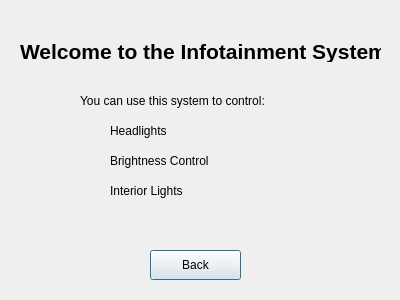
<?xml version="1.0" encoding="UTF-8"?>
<ui version="4.0">
 <class>About</class>
 <widget class="QDialog" name="About">
  <property name="geometry">
   <rect>
    <x>0</x>
    <y>0</y>
    <width>400</width>
    <height>300</height>
   </rect>
  </property>
  <property name="windowTitle">
   <string>Dialog</string>
  </property>
  <widget class="QPushButton" name="backButton">
   <property name="geometry">
    <rect>
     <x>150</x>
     <y>250</y>
     <width>91</width>
     <height>30</height>
    </rect>
   </property>
   <property name="text">
    <string>Back</string>
   </property>
  </widget>
  <widget class="QLabel" name="label">
   <property name="geometry">
    <rect>
     <x>20</x>
     <y>40</y>
     <width>361</width>
     <height>22</height>
    </rect>
   </property>
   <property name="font">
    <font>
     <pointsize>16</pointsize>
     <bold>true</bold>
    </font>
   </property>
   <property name="text">
    <string>Welcome to the Infotainment System</string>
   </property>
  </widget>
  <widget class="QLabel" name="label_2">
   <property name="geometry">
    <rect>
     <x>80</x>
     <y>90</y>
     <width>251</width>
     <height>22</height>
    </rect>
   </property>
   <property name="text">
    <string>You can use this system to control:</string>
   </property>
  </widget>
  <widget class="QLabel" name="label_3">
   <property name="geometry">
    <rect>
     <x>110</x>
     <y>120</y>
     <width>91</width>
     <height>22</height>
    </rect>
   </property>
   <property name="text">
    <string>Headlights</string>
   </property>
  </widget>
  <widget class="QLabel" name="label_4">
   <property name="geometry">
    <rect>
     <x>110</x>
     <y>150</y>
     <width>141</width>
     <height>22</height>
    </rect>
   </property>
   <property name="text">
    <string>Brightness Control</string>
   </property>
  </widget>
  <widget class="QLabel" name="label_5">
   <property name="geometry">
    <rect>
     <x>110</x>
     <y>180</y>
     <width>101</width>
     <height>22</height>
    </rect>
   </property>
   <property name="text">
    <string>Interior Lights</string>
   </property>
  </widget>
 </widget>
 <resources/>
 <connections/>
</ui>
